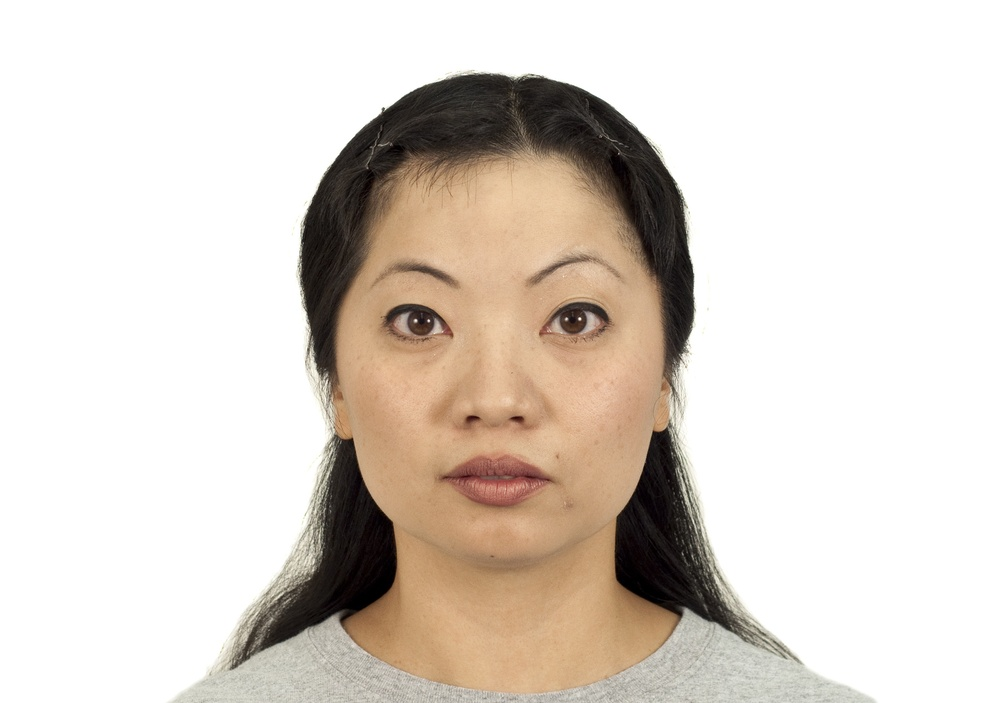
#> input picture process_images/raw_images/CFD-AF-200-228-N.jpg, 1000 x 703 px, shrunk from 2444 x 1718 before the run; its folder holds only this picture in this run
$ python convert_faces.py
#> lines starting #> are read from the running program, lines starting #| are printed output that depends on the picture
import os
import cv2
import numpy as np
from skimage import color, io, img_as_ubyte

# --- CONFIGURATION ---
INPUT_FOLDER = 'raw_images'
OUTPUT_FOLDER = 'processed_faces'

# Ensure output folder exists
if not os.path.exists(OUTPUT_FOLDER):
    os.makedirs(OUTPUT_FOLDER)

# Get list of all images
files = [f for f in os.listdir(INPUT_FOLDER) if f.endswith(('.jpg', '.png', '.jpeg'))]
print(f"Found {len(files)} images. Processing...")

for filename in files:
    # 1. Load Image (Standard RGB)
    img_path = os.path.join(INPUT_FOLDER, filename)
    img_rgb = io.imread(img_path)
#> img_rgb is the input picture: shape (703, 1000, 3); mean R, G, B 219.8, 211.1, 202.6

    # Get the base filename without extension (e.g., "CFD-WM-001")
    base_name = os.path.splitext(filename)[0]

    # --- VERSION 1: ORIGINAL COLOR (Just copy/save) ---
    # We save it as standard RGB to ensure format consistency
    save_path = os.path.join(OUTPUT_FOLDER, f"{base_name}_color.jpg")
    io.imsave(save_path, img_rgb)

    # 2. Convert to CIE LAB for manipulation
    # skimage converts images to float64 range [0, 100] for L, [-128, 127] for a/b
    img_lab = color.rgb2lab(img_rgb)
#> img_lab: shape (703, 1000, 3) float64; mean of channels 0, 1, 2 84.1, 2.1, 5.7

    # --- VERSION 2: GREYSCALE (Exp 1) ---
    # Keep L* (channel 0), Set a* (channel 1) and b* (channel 2) to 0
    lab_grey = img_lab.copy()
    lab_grey[:, :, 1] = 0 # a* = 0
#> lab_grey: shape (703, 1000, 3) float64; mean of channels 0, 1, 2 84.1, 0, 5.7
    lab_grey[:, :, 2] = 0 # b* = 0
#> lab_grey: shape (703, 1000, 3) float64; mean of channels 0, 1, 2 84.1, 0, 0

    # Convert back to RGB
    img_grey = color.lab2rgb(lab_grey)
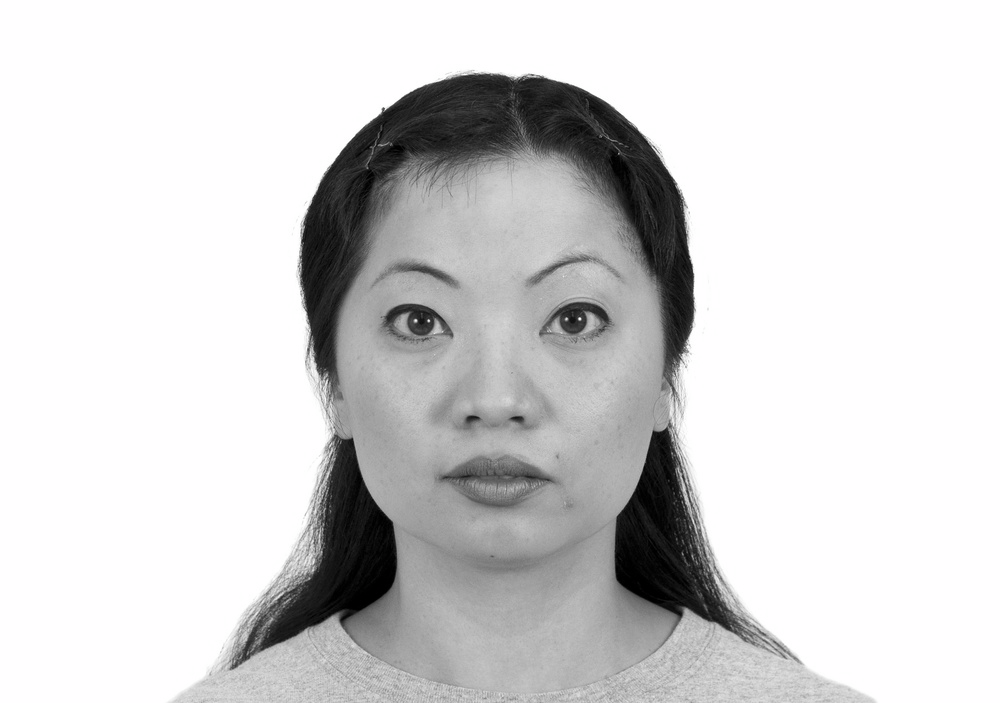
#> img_grey: shape (703, 1000, 3) float64; mean R, G, B 0.834, 0.834, 0.834
    # Save (img_as_ubyte converts 0-1 float back to 0-255 image)
    io.imsave(os.path.join(OUTPUT_FOLDER, f"{base_name}_grey.jpg"), img_as_ubyte(img_grey))


    # --- VERSION 3: RED-GREEN INCREASED (Exp 2 RG+) ---
    # Multiply a* channel by 1.5
    lab_rg_plus = img_lab.copy()
    lab_rg_plus[:, :, 1] = lab_rg_plus[:, :, 1] * 1.5
#> lab_rg_plus: shape (703, 1000, 3) float64; mean of channels 0, 1, 2 84.1, 3.1, 5.7

    # Convert back and Save
    # Note: conversion handles clipping automatically if colors go out of bounds
    img_rg_plus = color.lab2rgb(lab_rg_plus)
    io.imsave(os.path.join(OUTPUT_FOLDER, f"{base_name}_rg_plus.jpg"), img_as_ubyte(img_rg_plus))


    # --- VERSION 4: RED-GREEN DECREASED (Exp 2 RG-) ---
    # Divide a* channel by 1.5
    lab_rg_minus = img_lab.copy()
    lab_rg_minus[:, :, 1] = lab_rg_minus[:, :, 1] / 1.5
#> lab_rg_minus: shape (703, 1000, 3) float64; mean of channels 0, 1, 2 84.1, 1.4, 5.7

    # Convert back and Save
    img_rg_minus = color.lab2rgb(lab_rg_minus)
    io.imsave(os.path.join(OUTPUT_FOLDER, f"{base_name}_rg_minus.jpg"), img_as_ubyte(img_rg_minus))

print("Done! Check the 'processed_faces' folder.")

$ run again, on process_images/raw_images/CFD-AF-205-155-N.jpg
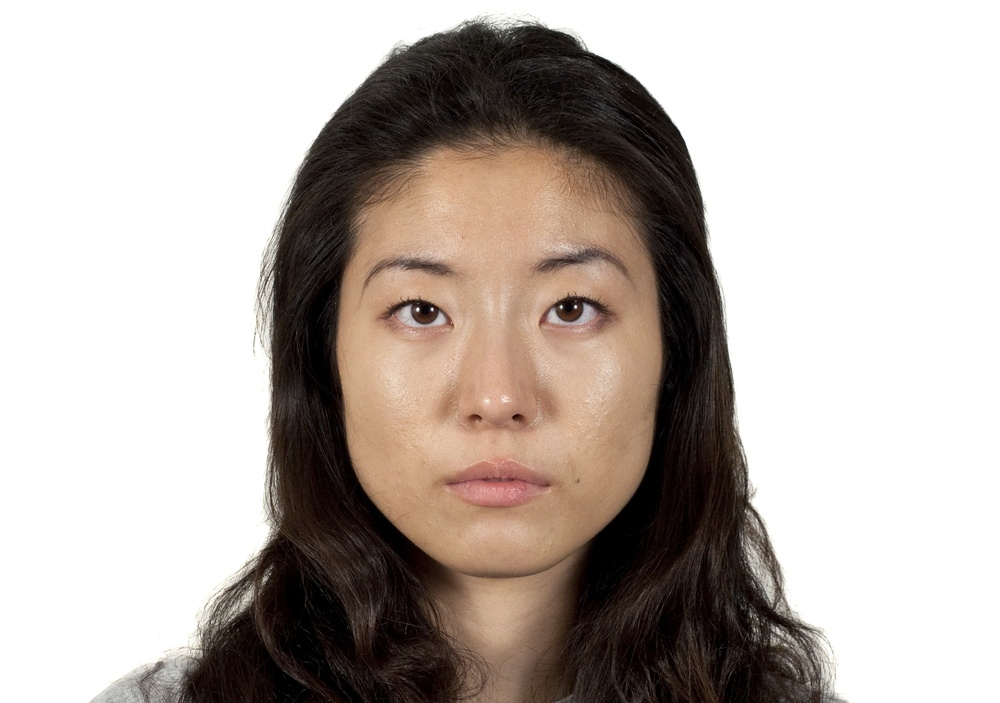
#> input picture process_images/raw_images/CFD-AF-205-155-N.jpg, 1000 x 703 px, shrunk from 2444 x 1718 before the run
#> img_rgb is the input picture: shape (703, 1000, 3); mean R, G, B 186.3, 177.3, 171.4
#> img_lab: shape (703, 1000, 3) float64; mean of channels 0, 1, 2 70.8, 2.6, 4.5
#> `img_grey = color.lab2rgb(lab_grey)`:
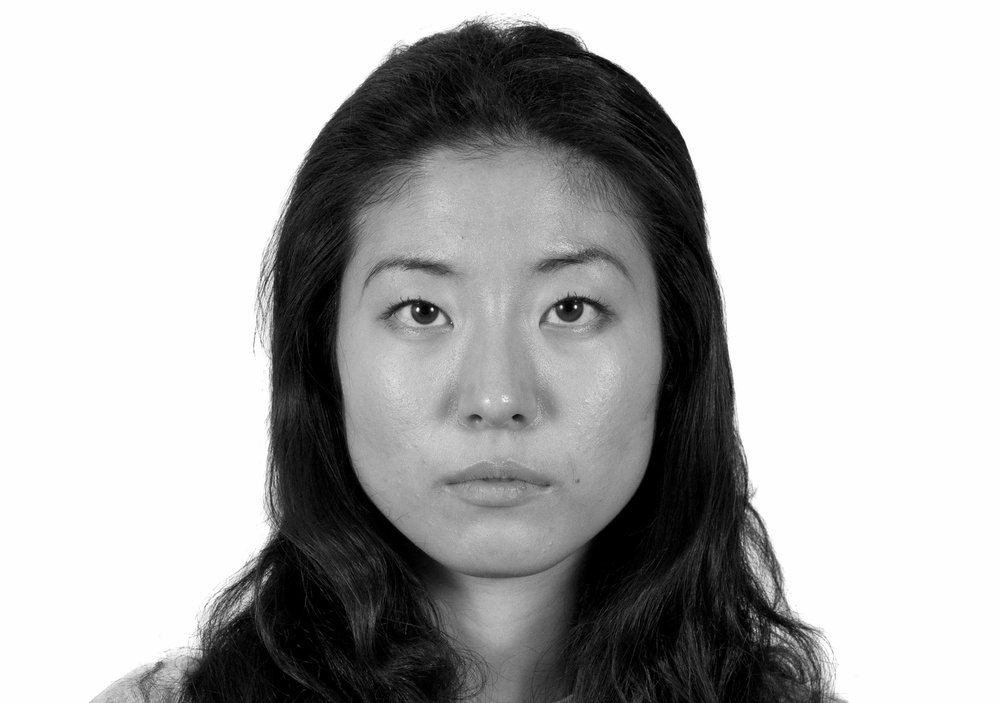
#> img_grey: shape (703, 1000, 3) float64; mean R, G, B 0.702, 0.702, 0.702
#> lab_rg_plus: shape (703, 1000, 3) float64; mean of channels 0, 1, 2 70.8, 3.9, 4.5
#> lab_rg_minus: shape (703, 1000, 3) float64; mean of channels 0, 1, 2 70.8, 1.8, 4.5

$ run again, on process_images/raw_images/CFD-WF-233-112-N.jpg
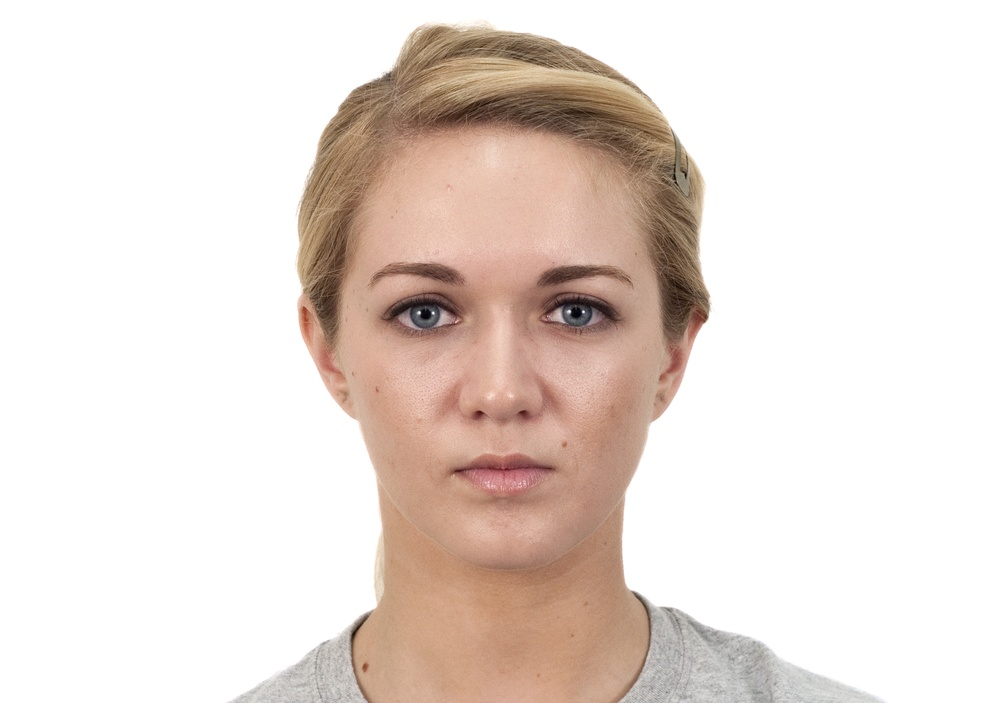
#> input picture process_images/raw_images/CFD-WF-233-112-N.jpg, 1000 x 703 px, shrunk from 2444 x 1718 before the run
#> img_rgb is the input picture: shape (703, 1000, 3); mean R, G, B 232.5, 220.8, 214.3
#> img_lab: shape (703, 1000, 3) float64; mean of channels 0, 1, 2 88.5, 3.5, 5.2
#> `img_grey = color.lab2rgb(lab_grey)`:
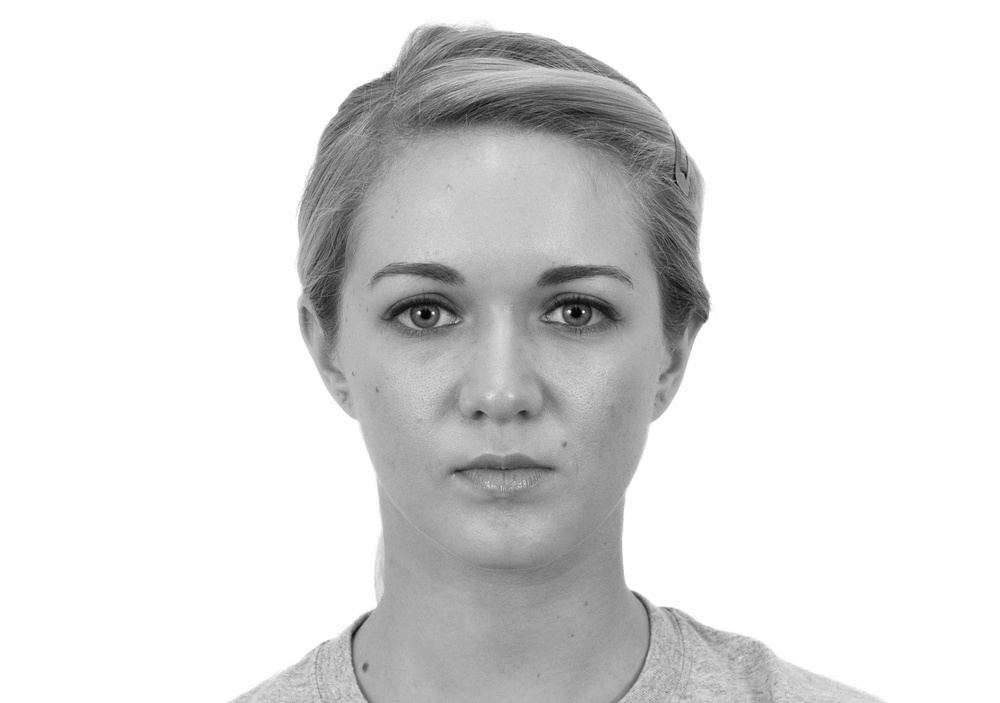
#> img_grey: shape (703, 1000, 3) float64; mean R, G, B 0.875, 0.875, 0.875
#> lab_rg_plus: shape (703, 1000, 3) float64; mean of channels 0, 1, 2 88.5, 5.2, 5.2
#> lab_rg_minus: shape (703, 1000, 3) float64; mean of channels 0, 1, 2 88.5, 2.3, 5.2
